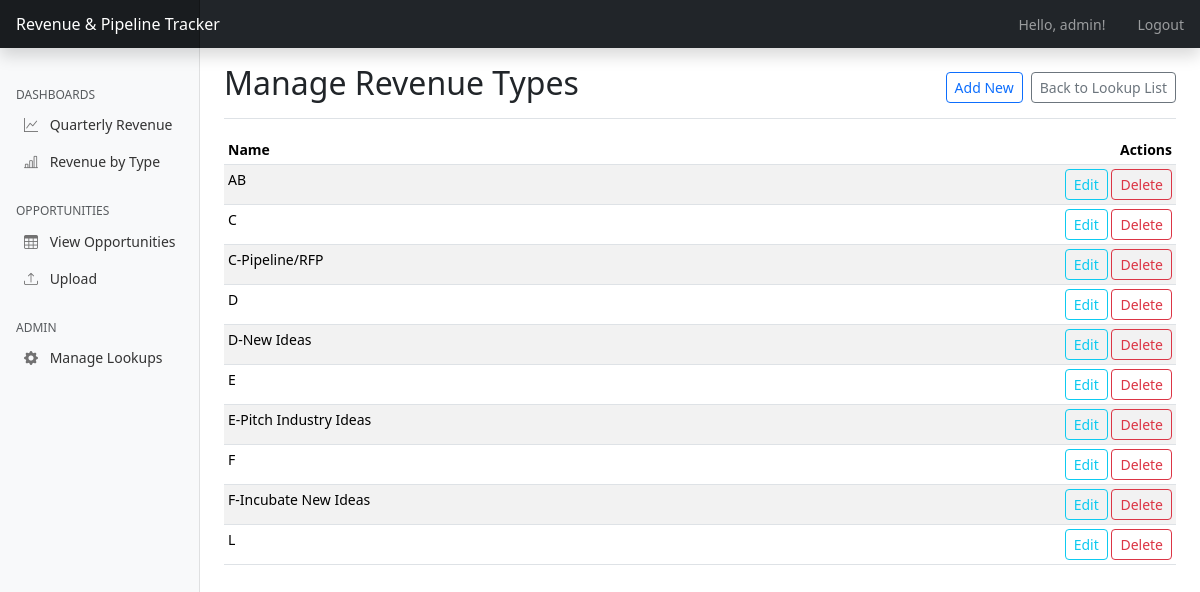
/admin/manage/revenue_type (signed in), run on an earlier commit of the app's database.
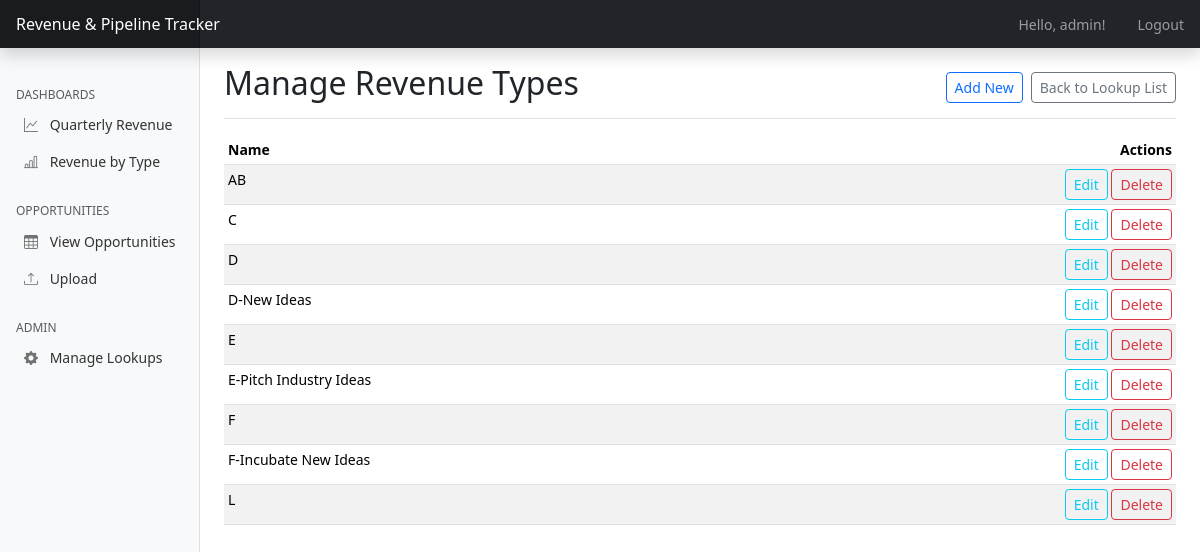
And on a later commit of the database.
### app.py (models this page shows, shortened)
class RevenueType(db.Model):
    id = db.Column(db.Integer, primary_key=True)
    name = db.Column(db.String(100), unique=True, nullable=False)

### app.py (the view)
@app.route('/admin/manage/<model_name>')
@admin_required
def manage_lookup_table(model_name):
    if model_name not in LOOKUP_MODELS:
        flash(f"Invalid model type: {model_name}", "danger")
        return redirect(url_for('admin_index'))
    model_info = LOOKUP_MODELS[model_name]
    ModelClass = model_info['class']
    items = ModelClass.query.order_by(ModelClass.name).all()
    return render_template('admin/list_generic.html',
                           items=items,
                           title=model_info['title'],
                           model_name=model_name)

### app.py (called while the page is built)
@login_manager.user_loader
def load_user(user_id):
    return User.query.get(int(user_id))

def admin_required(f):
    @wraps(f)
    def decorated_function(*args, **kwargs):
        if not current_user.is_authenticated or not current_user.is_admin:
            flash("You must be an admin to view this page.", "danger")
            return redirect(url_for('dashboard'))
        return f(*args, **kwargs)
    return decorated_function

@app.context_processor
def inject_lookup_data():
    return {
        'all_revenue_portfolios': RevenuePortfolio.query.order_by(RevenuePortfolio.name).all(),
        'all_units': Unit.query.order_by(Unit.name).all(),
        'all_csg_owners': CSGOwner.query.order_by(CSGOwner.name).all(),
        'all_delivery_owners': DeliveryOwner.query.order_by(DeliveryOwner.name).all(),
        'all_originating_revenue_types': OriginatingRevenueType.query.order_by(OriginatingRevenueType.name).all(),
        'all_revenue_types': RevenueType.query.order_by(RevenueType.name).all(),
        'current_user': current_user # Make current_user available in all templates
    }

### templates/admin/list_generic.html (shortened to what this page needs)
{% extends 'base.html' %}
{% block content %}
<div class="d-flex justify-content-between flex-wrap flex-md-nowrap align-items-center pt-3 pb-2 mb-3 border-bottom">
    <h1 class="h2">Manage {{ title }}</h1>
    <div class="btn-toolbar mb-2 mb-md-0">
        <a href="{{ url_for('add_lookup_item', model_name=model_name) }}" class="btn btn-sm btn-outline-primary me-2">Add New</a>
        <a href="{{ url_for('admin_index') }}" class="btn btn-sm btn-outline-secondary">Back to Lookup List</a>
    </div>
</div>
<div class="table-responsive">
    <table class="table table-striped table-sm">
        <thead>
            <tr>
                <th>Name</th>
                <th class="text-end">Actions</th>
            </tr>
        </thead>
        <tbody>
            {% for item in items %}
            <tr>
                <td>{{ item.name }}</td>
                <td class="text-end">
                    <a href="{{ url_for('edit_lookup_item', model_name=model_name, id=item.id) }}" class="btn btn-sm btn-outline-info">Edit</a>
                    <form action="{{ url_for('delete_lookup_item', model_name=model_name, id=item.id) }}" method="POST" class="d-inline" onsubmit="return confirm('Are you sure?');">
                        <button type="submit" class="btn btn-sm btn-outline-danger">Delete</button>
                    </form>
                </td>
            </tr>
            {% endfor %}
        </tbody>
    </table>
</div>
{% endblock %}

What changed in the data, as far as the page shows it:
removed RevenueType: name "C-Pipeline/RFP"
